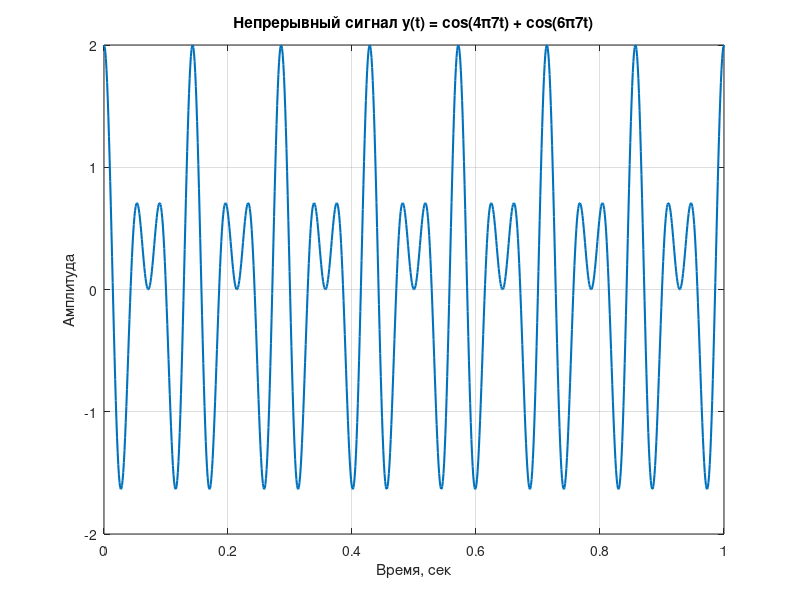

This chart was generated by the following MATLAB code:
% Исходные параметры
f = 7;% Гц
t = linspace(0, 1, 1000);  % Временная ось 1 секунда, 1000 точек
w = 1200; % ширина окна
h = 400; % высота окна

% Сигнал
y = cos(4*pi*f*t) + cos(6*pi*f*t);

% Визуализация
figure('Position', [(1920-w)/2, (1080-h)/2, w, h], 'MenuBar', 'none', 'ToolBar', 'none');
plot(t, y, 'LineWidth', 1.5);
title('Непрерывный сигнал y(t) = cos(4π7t) + cos(6π7t)');
xlabel('Время, сек');
ylabel('Амплитуда');
grid on;
